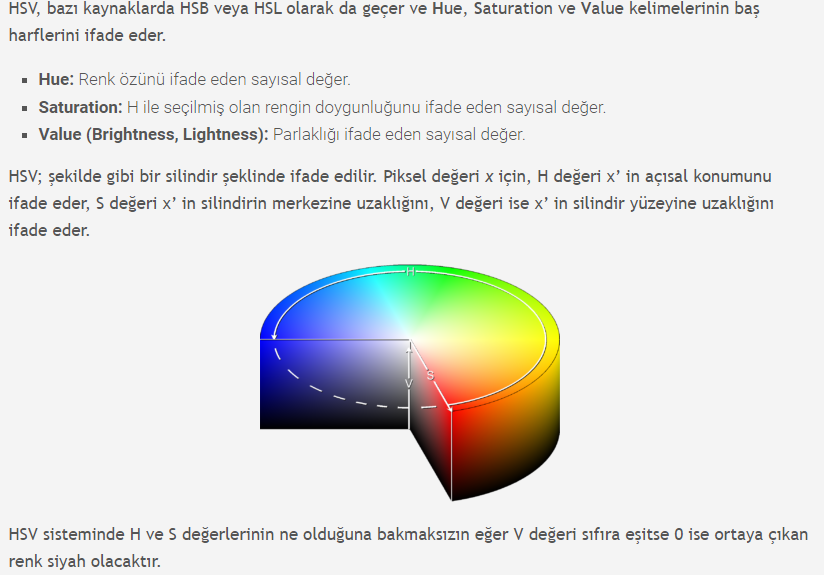
#> input picture HSV Renk Uzayı/HSV Açıklama.png, 824 x 575 px, given in place of the camera
$ python Green.py
#> lines starting #> are read from the running program, lines starting #| are printed output that depends on the picture; after the words box and inside, x2 and y2 are one past the last pixel; in counts of white or black regions, pixels touching at a corner belong together
import cv2
import numpy as np

cap = cv2.VideoCapture(0)

while(1):
    green ,frame=cap.read()
#> frame is the input picture: shape (575, 824, 3); mean B, G, R 223.3, 225.8, 225.6
    hsv=cv2.cvtColor(frame,cv2.COLOR_BGR2HSV)
#> hsv: shape (575, 824, 3); mean H, S, V 10.2, 22.3, 233.4
    green_low_limit=np.array([24,92,112],np.uint8)
    green_high_limit=np.array([110,255,255],np.uint8)
    green_mask=cv2.inRange(hsv,green_low_limit,green_high_limit)
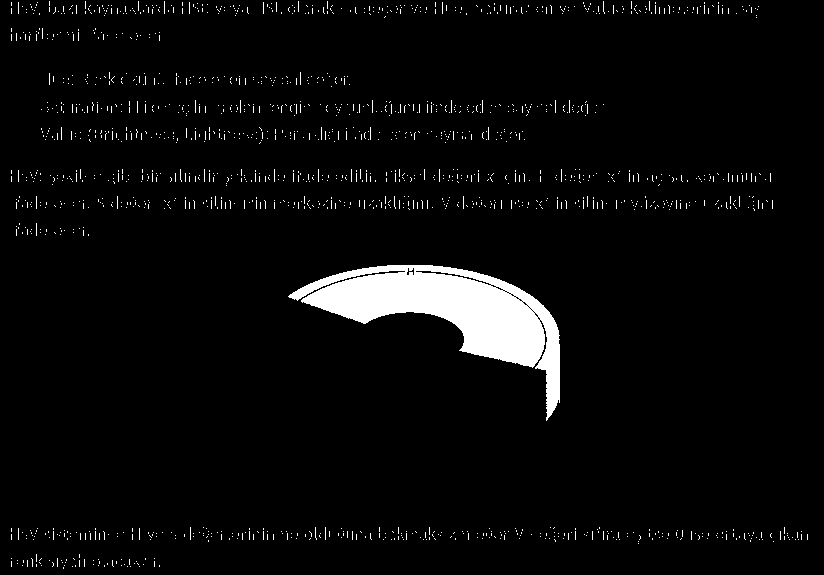
#> green_mask: shape (575, 824); 4.1% white; 1621 white regions (1620 under 20 px), largest, box (x1, y1, x2, y2) and area: (288, 265, 560, 421) 14707
    kernal=np.ones((5,5),"uint8")
    green_mask=cv2.dilate(green_mask,kernal)
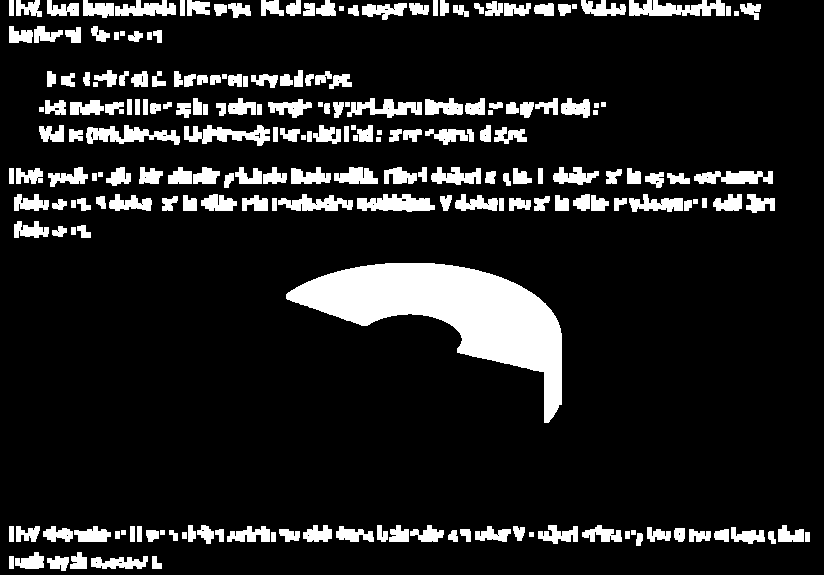
#> green_mask: shape (575, 824); 13.1% white; 221 white regions
    res_green=cv2.bitwise_and(frame,frame,mask=green_mask)
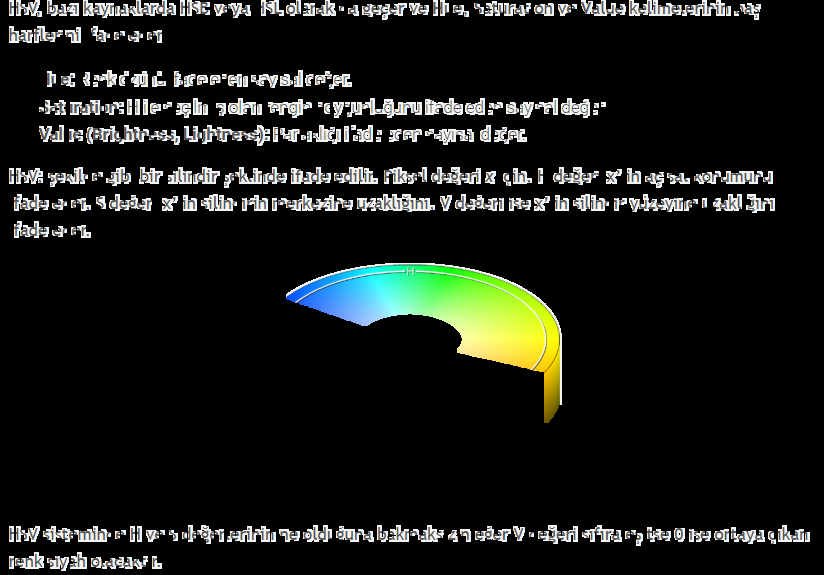
#> res_green: shape (575, 824, 3); mean B, G, R 23.1, 26.5, 23.9
    contours,hierarchy=cv2.findContours(green_mask,cv2.RETR_TREE,cv2.CHAIN_APPROX_SIMPLE)
#> contours = 268 contours, 70 with area under 20; largest, box (x1, y1, x2, y2) and area: (286, 263, 562, 423) 16610, (629, 0, 725, 16) 918, (357, 194, 435, 212) 876, (86, 125, 180, 145) 856, (184, 125, 270, 146) 810
    for pic, contour in enumerate(contours):
        area=cv2.contourArea(contour)
        if(area > 300):
            x,y,w,h=cv2.boundingRect(contour)
            frame=cv2.rectangle(frame,(x,y),(x+w,y+h),(0,255,0),2)
            frame=cv2.rectangle(frame,(x,y),(x+w,y+h),(0,255,0),2)
            cv2.putText(frame,"Green",(x,y),cv2.FONT_ITALIC,2,(255,0,0),2)
#> this loop made 268 passes
#> (area, x, y, w, h) on passes 2, 35, 36, 39, 45, 46, 50, 55, 60, 81, 82, 85: (420.5, 91, 556, 57, 13), (320, 336, 526, 38, 16), (381.5, 227, 526, 43, 16), (354, 74, 526, 37, 16), (334, 582, 525, 40, 17), (370.5, 538, 525, 40, 19), (309.5, 303, 525, 29, 17), (16610, 286, 263, 276, 160), (332.5, 14, 221, 35, 17), (310.5, 713, 194, 29, 17), (505, 629, 194, 54, 18), (387, 455, 194, 43, 17)
#> area on passes 1, 5, 7, 8, 9, 14: 73.5, 190, 181.5, 291, 58, 56
#> pass 2, `frame=cv2.rectangle(frame,(x,y),(x+w,y+h),(0,255,0),2)`:
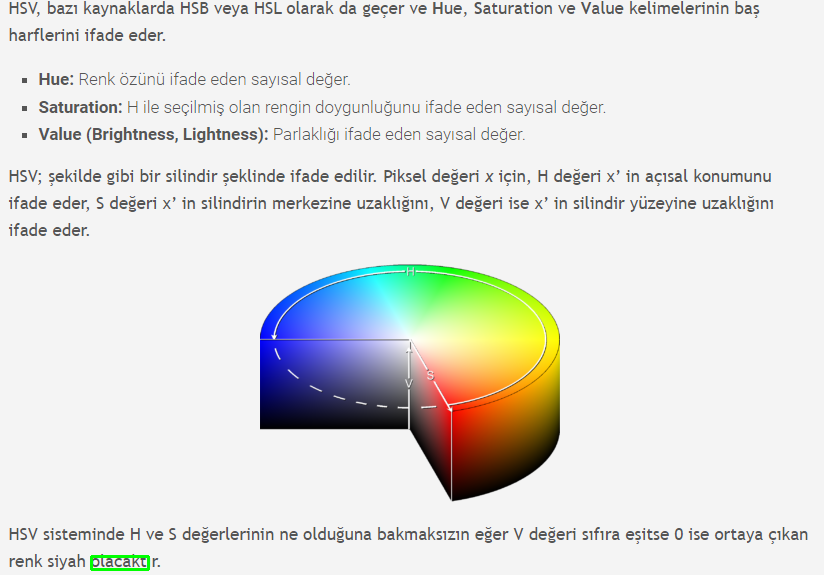
#> frame: shape (575, 824, 3); 0.09% of pixels changed, all inside (x1, y1, x2, y2) = (90, 555, 150, 571)
#> after the loop:
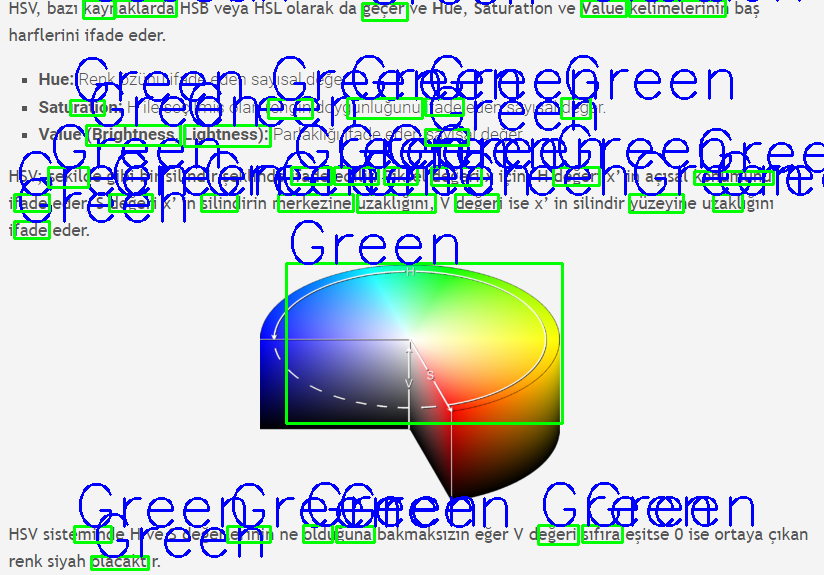
#> frame: shape (575, 824, 3); 10.43% of pixels changed, all inside (x1, y1, x2, y2) = (13, 0, 824, 558)

    cv2.imshow("frame",frame)
    cv2.imshow("mask",green_mask)
    cv2.imshow("hsv",hsv)

    if cv2.waitKey(5) & 0xFF == ord("q"):

#> (key q is pressed here)
#> (the run stopped early here; a loop or call above may not have finished)
